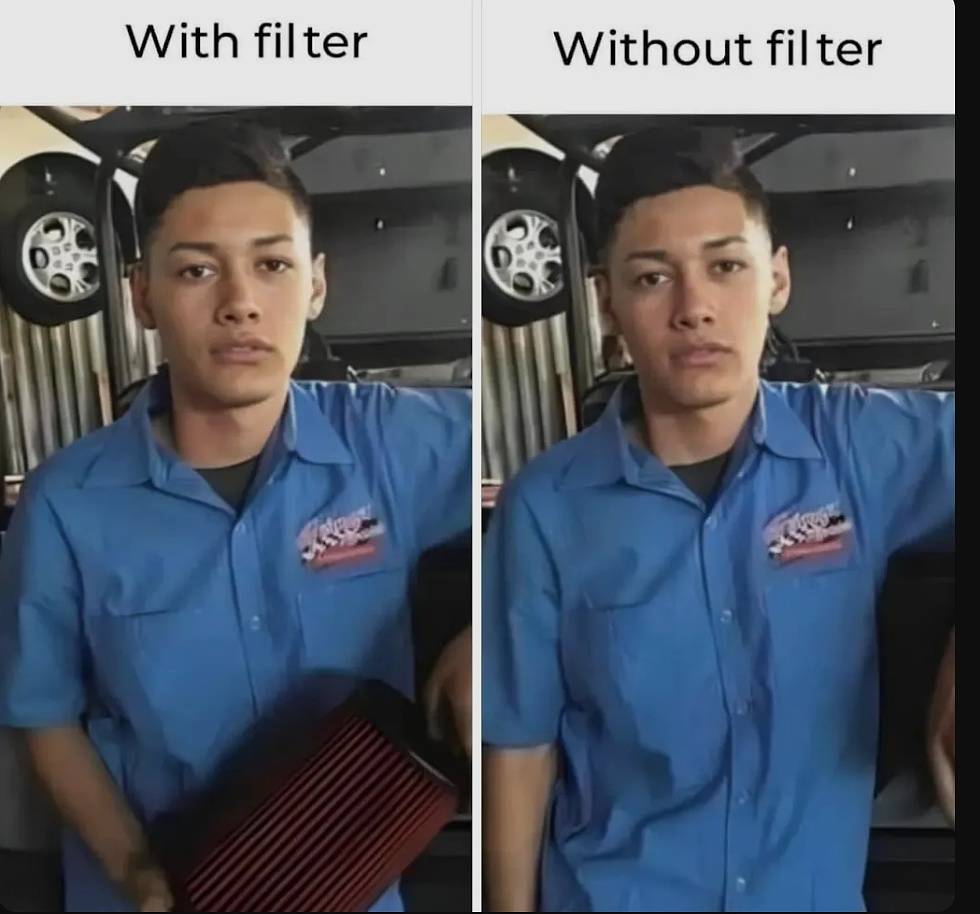
#> input picture Chap03/funny_unsharp.jpg, 980 x 914 px
$ python handle_channel_roi.py --image funny_unsharp.jpg
#> lines starting #> are read from the running program, lines starting #| are printed output that depends on the picture
#> further down, image is the input picture: shape (914, 980, 3); mean B, G, R 102.2, 90.7, 83.5
# 필요한 패키지를 import함
from __future__ import print_function
import argparse
import cv2

def display_image(img, winname, flag=True):
	# 영상 정보 출력
	print("(rows, cols, ch): {}".format(img.shape))

	# 영상 출력을 윈도우 생성
	cv2.namedWindow(winname, cv2.WINDOW_NORMAL)
	# 윈도우에 영상 출력
	cv2.imshow(winname, img)

	# 사용자 입력 대기
	if flag:
		cv2.waitKey(0)

def handle_ROI(img, rect):
	# 입력 범위의 유효성 확인
	[sx, sy, ex, ey] = rect
	if(sx < 0 or sy < 0 or
		ex >= img.shape[1] or
		ey >= img.shape[0]):
		print("[에러]유효하지 않은 범위")
		return None

	# 영상에서 부분 영상 추출
	# Numpy의 슬라이싱 기법 사용
	crop = img[sy:ey, sx:ex]
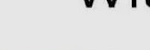
#> crop: shape (50, 150, 3); mean B, G, R 224.7, 224.7, 224.7

	return crop

def split_channel(img):
	b, g, r = cv2.split(img)

	# Numpy의 슬라이싱 기법 사용
	# b = img[:, :, 0]
	# g = img[:, :, 1]
	# r = img[:, :, 2]

	return r, g, b

def merge_channel(r, g, b):
	img = cv2.merge((b, g, r))

	# Numpy의 슬라이싱 기법 사용
	# img[:, :, 0] = b
	# img[:, :, 1] = g
	# img[:, :, 2] = r

	return img


if __name__ == '__main__' :
	# 명령행 인자 처리
	ap = argparse.ArgumentParser()
	ap.add_argument("-i", "--image", required = True, \
			help = "Path to the input image")
	args = vars(ap.parse_args())

	filename = args["image"]

	# OpenCV를 사용하여 영상 데이터 로딩
	image = cv2.imread(filename, cv2.IMREAD_COLOR)

	# 부분 영상(ROI) 추출
	subimage = handle_ROI(image, [50, 50, 200, 100])
	if(subimage is None):
		print("[에러]프로그램을 종료합니다.")
		exit(1)

	# 채널 분리
	r, g, b = split_channel(subimage)

	# 채널별 영상을 윈도우에 출력
	display_image(r, "R", False)
#| (rows, cols, ch): (50, 150)
	display_image(g, "G", False)
#| (rows, cols, ch): (50, 150)
	display_image(b, "B", False)
#| (rows, cols, ch): (50, 150)

	# 채널별 영상 병합
	recon = merge_channel(r, g, b)

	# 채널 병합한 영상을 윈도우에 출력
	display_image(recon, "recon")
#| (rows, cols, ch): (50, 150, 3)

$ run again, on Chap03/nature.jpg
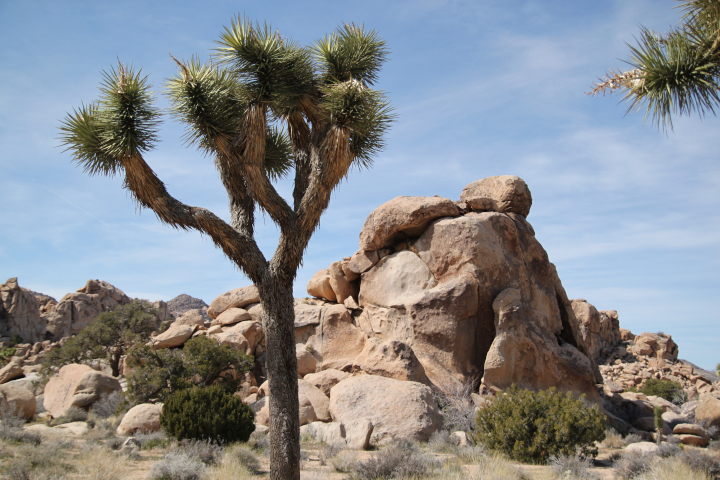
#> input picture Chap03/nature.jpg, 720 x 480 px
#> image is the input picture: shape (480, 720, 3); mean B, G, R 141.6, 137.5, 134.4
#> in split_channel, `b, g, r = cv2.split(img)`:
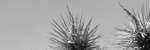
#> g: shape (50, 150); min 13, max 234, mean 162.6
#> in split_channel, `b, g, r = cv2.split(img)`:
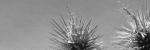
#> r: shape (50, 150); min 14, max 238, mean 142.4
#| (rows, cols, ch): (50, 150)
#| (rows, cols, ch): (50, 150)
#| (rows, cols, ch): (50, 150)
#| (rows, cols, ch): (50, 150, 3)
